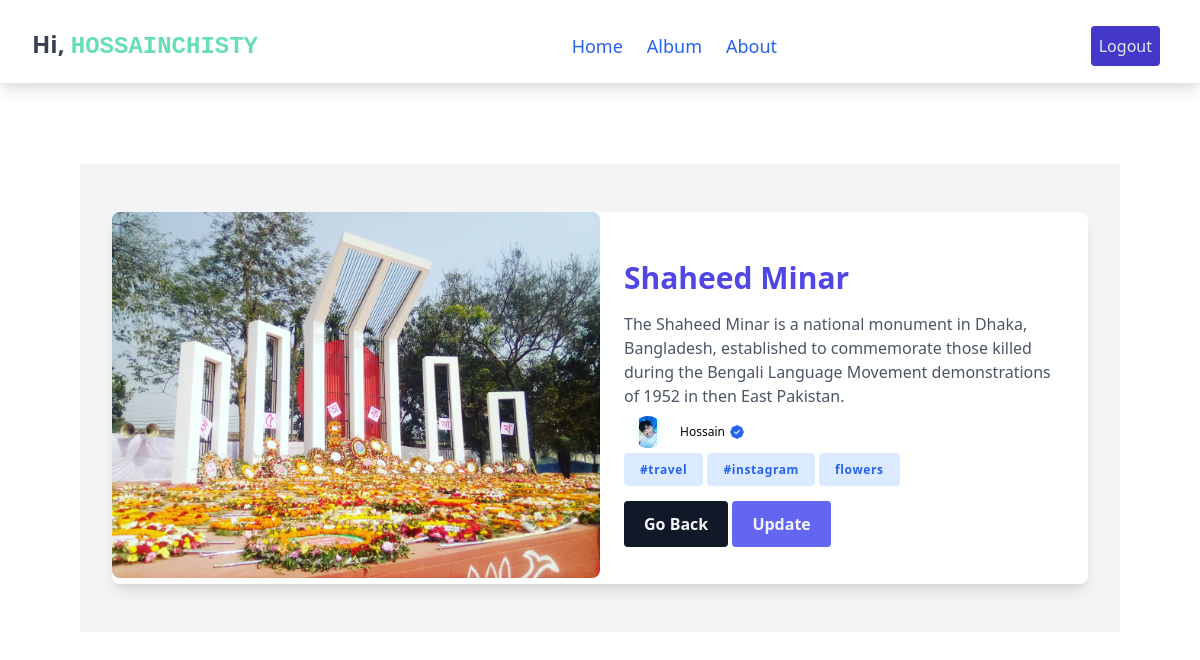
/photo/5 (signed in), run on the app's committed database.
### Album/models.py (models this page shows, shortened)
class Photo(models.Model):
    user = models.ForeignKey(User, null=True,blank=True, on_delete=models.CASCADE)
    category = models.ForeignKey(Category, null=True,blank=True, on_delete=models.SET_NULL)
    hastags = models.ForeignKey(Hastag, null=True,blank=True, on_delete=models.SET_NULL)
    title = models.CharField(max_length=500, null=False,blank=False)
    image = models.ImageField(blank=False,null=False)
    description = models.TextField()
    created_at = models.DateTimeField(auto_now_add=True)
    class Meta:
        ordering = ('-id',)

class Profile(models.Model):
    user = models.OneToOneField(User, null=True,blank=True, on_delete=models.CASCADE)
    full_name = models.CharField(max_length=255, blank=True,null=True)
    image = models.ImageField(default='profile.png')
    bio = models.TextField()
    joind_date = models.DateTimeField(auto_now_add=True)

class Hastag(models.Model):
    tags = models.CharField(max_length=200, null=True,blank=True)

### Album/views.py (the view)
# urls.py: path('photo/<int:pk>',views.photo, name="photo"),
@login_required(login_url='login')
def photo(request, pk):
    photo = Photo.objects.get(id=pk)
    tags = Hastag.objects.all()
    profiles = Profile.objects.all()
    context = { 'photos':photo,
                'hastags':tags,
                'profile':profiles}
    return render(request,'album.html', context)

### Album/templates/album.html (shortened to what this page needs)
<!DOCTYPE html>
<html lang="en">
{% load static %}
<head>
    <link href="https://cdn.jsdelivr.net/npm/tailwindcss/dist/tailwind.min.css" rel="stylesheet">
    <link rel="stylesheet" href="{% static 'css/main.css' %}">
</head>
<body>
    {% include 'navbar.html' %}
    <div class="blogs__wraper  py-20 px-20">
        <div class="flex justify-between items-center">
            <div class="bg-gray-100 lg:py-12 lg:flex lg:justify-center">
                <div class="bg-white lg:mx-8 lg:flex lg:max-w-5xl lg:shadow-lg lg:rounded-lg">
                    <div class="lg:w-1/2">
                        <div class="h-64 bg-cover  lg:h-full">
                            <img class="lg:rounded-lg" src="{{ photos.image.url  }}" alt="" srcset="">
                        </div>
                    </div>
                    <div class="py-12 px-6 max-w-xl lg:max-w-5xl lg:w-1/2">
                        <h2 class="text-3xl text-gray-800 font-bold">
                        <span class="text-indigo-600">{{ photos.title | title }}</span></h2>
                        <p class="mt-4 text-gray-600">{{ photos.description }}</p>
                        {% for accounts in profile %}
                        <div class="inline-flex items-center">
                            <a class="flex items-center no-underline hover:underline text-black" href="{% url 'profile' %}">
                                <img alt="Author" class="inline object-cover w-8 h-8 rounded-full m-2"
                                    src="{{ accounts.image.url }}">
                                <div class="ml-2 inline-flex items-center">
                                    <span class="capitalize font-base text-xs my-1 mr-1">{{ accounts.full_name }}</span>
                                </div>
                            </a>
                        </div>
                        {% endfor %}
                        <br>
                        {% for items in hastags %}
                        <span class="bg-blue-100 px-4 py-2 text-xs font-semibold tracking-wider text-blue-600 rounded hover:bg-blue-200 focus:outline-none focus:ring-2 focus:ring-blue-500 focus:ring-offset-2"><a href="">{{ items.tags | lower }}</a></span>
                        {% endfor %}
                <div class="mt-8">
                    <a href="{% url 'home' %}"
                        class="bg-gray-900 text-gray-100 px-5 py-3 font-semibold rounded">Go Back</a>
                    <a href="{% url 'edit' photos.pk %}"
                       class="bg-indigo-500 text-gray-100 px-5 py-3 font-semibold rounded">Update</a>
                </div>
                    </div>
                </div>
            </div>
        </div>
    </div>
</body>
</html>

### Album/templates/navbar.html (shortened to what this page needs)
     <nav id="header" class="w-full z-30 top-10 py-1 bg-white shadow-lg border-b mt-2">
        <div class="w-full flex items-center justify-between mt-0 px-6 py-2">
            <div class="hidden md:flex md:items-center md:w-auto w-full order-3 md:order-1" id="menu">
                <nav>
                    <ul class="md:flex items-center justify-between text-base text-blue-600 pt-4 md:pt-0">
                        <li><a class="inline-block no-underline hover:text-black font-medium text-lg py-2 px-4 lg:-ml-2"
                                href="index.html">Home</a></li>
                        <li><a class="inline-block no-underline hover:text-black font-medium text-lg py-2 px-4 lg:-ml-2"
                                href="album.html">Album</a></li>
                        <li><a class="inline-block no-underline hover:text-black font-medium text-lg py-2 px-4 lg:-ml-2"
                                href="#">About</a></li>
                    </ul>
                </nav>
            </div>
              {% if request.user.is_authenticated %}
              <div class="order-2 md:order-3 flex flex-wrap  justify-end mr-0 md:mr-4" id="nav-content">
              <button class="bg-indigo-700 text-gray-200 p-2 rounded hover:bg-indigo-500 hover:text-gray-100"><a href="{% url 'logout' %}">Logout</a></button>
              </div>
                <p class="text-gray-700 p-2 text-right text-2xl font-bold">Hi, <samp class="text-opacity-75 text-green-400 font-bold uppercase">
                <a href="{% url 'profile' %}">{{ user.username }}</a></samp></p>
               {% endif %}
        </div>
    </nav>

### data on the page
Photo: image (picture), title "Shaheed Minar", description "The Shaheed Minar is a national monument in Dhaka, Bangladesh, established to commemorate those killed during the Bengali Language Movement demonstrations of 1952 in then East Pakistan."
Profile: image (picture), full_name "Hossain"
Hastag: tags "#travel"
Hastag: tags "#instagram"
Hastag: tags "flowers"

### other printed values
{{ user.username }} "HOSSAINCHISTY"
